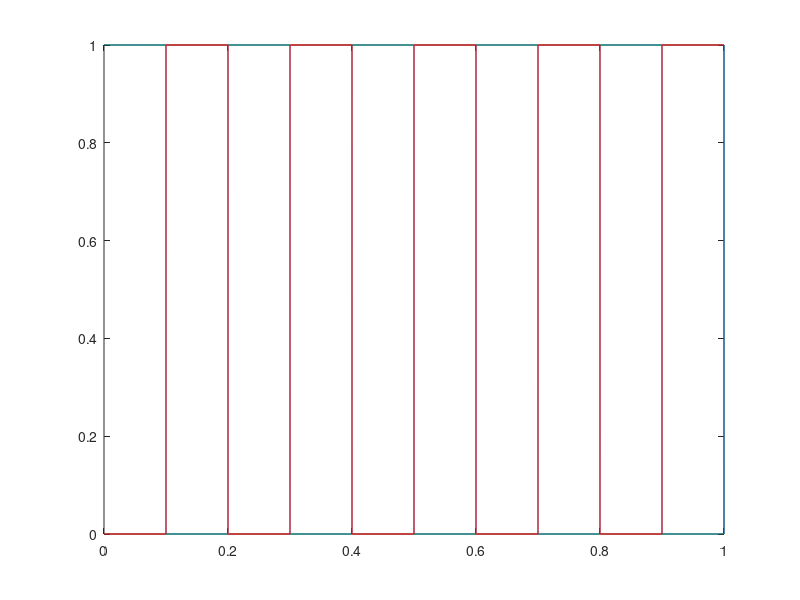
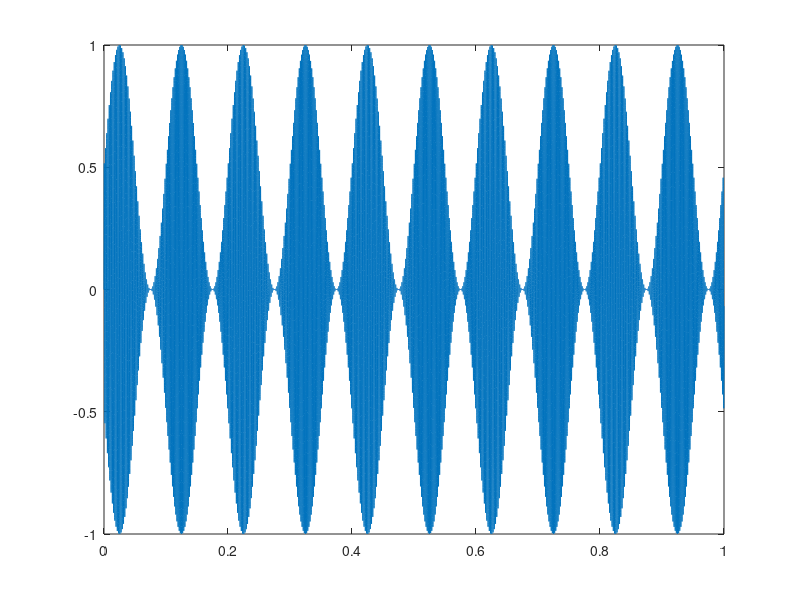
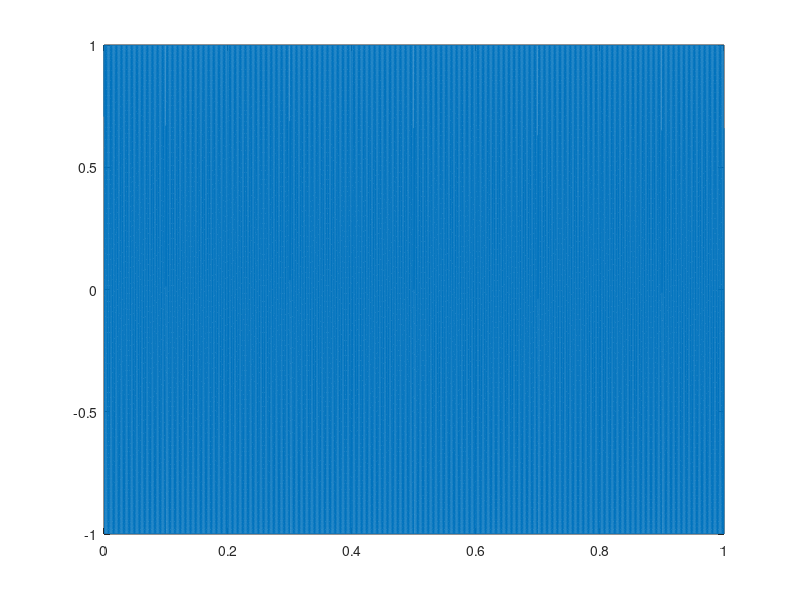
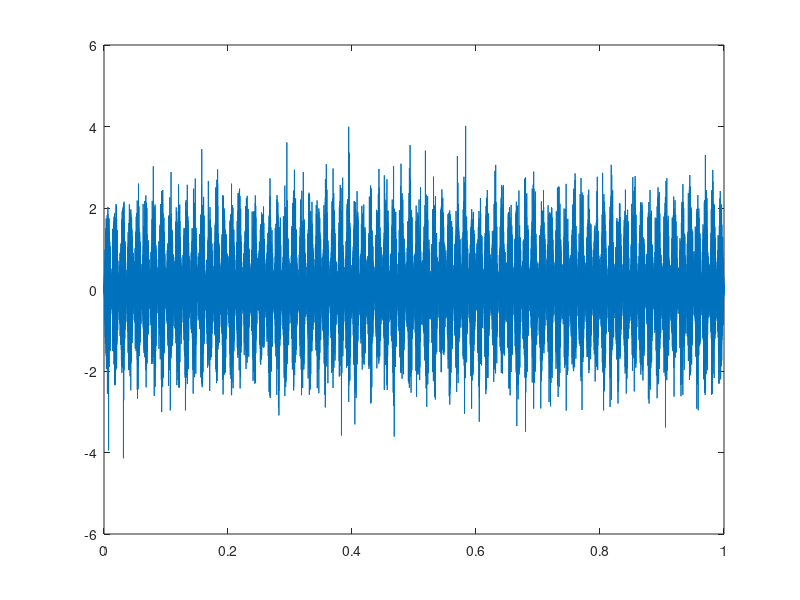

Reproduce these figures in MATLAB, in order.
% Testing various ways to do Spectral Mseq
clear

%% Bounce between two frequencies
fs = 48828;
f1 = 500;
f2 = 550;
dur = 1;
t = 0:1/fs:dur-1/fs;
fm = 5;

x1 = sin(2*pi*f1.*t);
x2 = sin(2*pi*f2.*t);

sqt = linspace(0,2*pi*fm*dur,length(t));
AM = 0.5*(sin(2*pi*2*fm.*t)+1);
A = square(sqt);
A = (A+1) /2; %make A a sqaure wave b/t 0 & 1
B = circshift(A,round(fs/(2*fm)));

figure,plot(t,A,t,B,'r')
sig = A.*x1 + B.*x2;
sig = sig.*AM;
figure,plot(t,sig)

soundsc(sig,fs)

%% bounce between two phases
x1 = sin(2*pi*f1.*t+A*pi/4);
figure,plot(t,x1)
%soundsc(x1,fs)

%% AM with FM
f1 = 40;
x2 = sin(2*pi*f1.*t + f1*.05/fm * sin(2*pi*fm.*t));
nn = randn(1,dur*fs);
sig = nn.*x2;
figure,plot(t,sig)
% soundsc(sig,fs)

%% Make noise with bunch of tones with same FM

phases = 2*pi*rand(1,floor(fs/2*dur)); %random starting phases
freqs = 0:1/dur:floor(fs/2);
stimL = zeros(1,dur*fs);
stimR = zeros(1,dur*fs);
for n = 1:length(phases)
    stimL = stimL + sin(2*pi*freqs(n).*t + phases(n)) / length(phases);
    stimR = stimR + sin(2*pi*freqs(n).*t + phases(n) + 2*pi*sin(2*pi*fm.*t)) / length(phases);
end
stim = [stimL;stimR];
figure,plot(t,stim')
soundsc(stim,fs)


